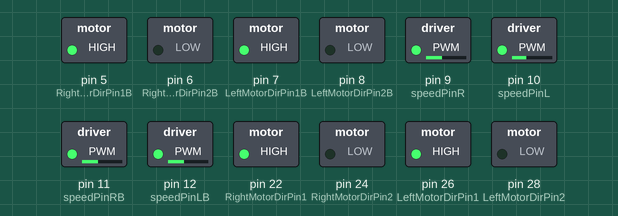
Simulated run of this sketch. Board: Arduino Mega 2560, built with avr-gcc and run on an emulated ATmega2560. Shown: switched loads named in the sketch (green lamp = pin HIGH).

Above: at 0.1 s.
At 5.9 s:
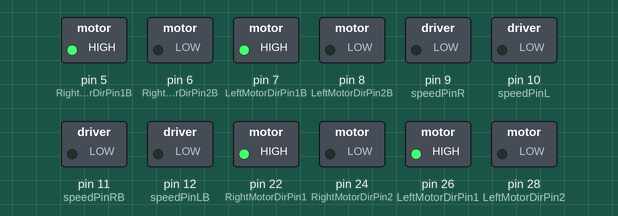
Timing chart, 0 to 7.4 s (numbered marks = the images above):
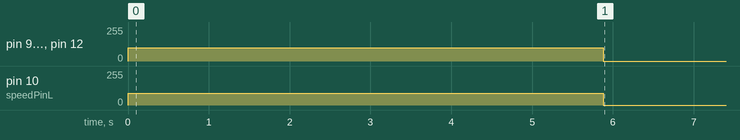

The sketch:

sample_drive.ino
```cpp
// (licence header left out)
#define SPEED 100
#define TURN_SPEED 100
#define speedPinR 9   //  Front Wheel PWM pin connect Model-Y M_B ENA
#define RightMotorDirPin1  22    //Front Right Motor direction pin 1 to Model-Y M_B IN1  (K1)
#define RightMotorDirPin2  24   //Front Right Motor direction pin 2 to Model-Y M_B IN2   (K1)
#define LeftMotorDirPin1  26    //Front Left Motor direction pin 1 to Model-Y M_B IN3 (K3)
#define LeftMotorDirPin2  28   //Front Left Motor direction pin 2 to Model-Y M_B IN4 (K3)
#define speedPinL 10   //  Front Wheel PWM pin connect Model-Y M_B ENB

#define speedPinRB 11   //  Rear Wheel PWM pin connect Left Model-Y M_A ENA
#define RightMotorDirPin1B  5    //Rear Right Motor direction pin 1 to Model-Y M_A IN1 ( K1)
#define RightMotorDirPin2B 6    //Rear Right Motor direction pin 2 to Model-Y M_A IN2 ( K1)
#define LeftMotorDirPin1B 7    //Rear Left Motor direction pin 1 to Model-Y M_A IN3  (K3)
#define LeftMotorDirPin2B 8  //Rear Left Motor direction pin 2 to Model-Y M_A IN4 (K3)
#define speedPinLB 12    //  Rear Wheel PWM pin connect Model-Y M_A ENB

#define DISTANCE_TO_TIME 58.8235294118 // inches to milliseconds

#define FORWARD 0
#define BACK 1
#define LEFT 2
#define RIGHT 3

void run_path(int direction[], double distance[], int steps) {
  for (int i = 0; i < steps; i++) {
    switch (direction[i]) {
      case FORWARD:
        go_advance(SPEED);
        break;
      case BACK:
        go_back(SPEED);
        break;
      case LEFT:
        left_turn(SPEED); //, SPEED, SPEED, SPEED);
        break;
      case RIGHT:
        right_turn(SPEED); //, SPEED, SPEED, SPEED);
        break;
      default:
        // error
        break;
    }
    delay(distance[i]*DISTANCE_TO_TIME);
    stop_Stop();
    delay(1000);
  }
}

/*motor control*/
void go_advance(int speed){
   RL_fwd(speed);
   RR_fwd(speed);
   FR_fwd(speed);
   FL_fwd(90);
}
void go_back(int speed){
   RL_bck(speed);
   RR_bck(speed);
   FR_bck(speed);
   FL_bck(speed);
}
void right_shift(int speed_fl_fwd,int speed_rl_bck ,int speed_rr_fwd,int speed_fr_bck) {
  FL_fwd(speed_fl_fwd);
  RL_bck(speed_rl_bck);
  RR_fwd(speed_rr_fwd);
  FR_bck(speed_fr_bck);
}
void left_shift(int speed_fl_bck,int speed_rl_fwd ,int speed_rr_bck,int speed_fr_fwd){
   FL_bck(speed_fl_bck);
   RL_fwd(speed_rl_fwd);
   RR_bck(speed_rr_bck);
   FR_fwd(speed_fr_fwd);
}
void right_turn(int speed){
  FL_fwd(speed);
  RL_fwd(speed);
  FR_bck(speed);
  RR_bck(speed);
}
void left_turn(int speed){
  FR_fwd(speed);
  RR_fwd(speed);
  FL_bck(speed);
  RL_bck(speed);
}

void FR_fwd(int speed)  //front-right wheel forward turn
{
  digitalWrite(RightMotorDirPin1,HIGH);
  digitalWrite(RightMotorDirPin2,LOW);
  analogWrite(speedPinR,speed);
}
void FR_bck(int speed) // front-right wheel backward turn
{
  digitalWrite(RightMotorDirPin1,LOW);
  digitalWrite(RightMotorDirPin2,HIGH);
  analogWrite(speedPinR,speed);
}
void FL_fwd(int speed) // front-left wheel forward turn
{
  digitalWrite(LeftMotorDirPin1,HIGH);
  digitalWrite(LeftMotorDirPin2,LOW);
  analogWrite(speedPinL,speed);
}
void FL_bck(int speed) // front-left wheel backward turn
{
  digitalWrite(LeftMotorDirPin1,LOW);
  digitalWrite(LeftMotorDirPin2,HIGH);
  analogWrite(speedPinL,speed);
}

void RR_fwd(int speed)  //rear-right wheel forward turn
{
  digitalWrite(RightMotorDirPin1B, HIGH);
  digitalWrite(RightMotorDirPin2B,LOW);
  analogWrite(speedPinRB,speed);
}
void RR_bck(int speed)  //rear-right wheel backward turn
{
  digitalWrite(RightMotorDirPin1B, LOW);
  digitalWrite(RightMotorDirPin2B,HIGH);
  analogWrite(speedPinRB,speed);
}
void RL_fwd(int speed)  //rear-left wheel forward turn
{
  digitalWrite(LeftMotorDirPin1B,HIGH);
  digitalWrite(LeftMotorDirPin2B,LOW);
  analogWrite(speedPinLB,speed);
}
void RL_bck(int speed)    //rear-left wheel backward turn
{
  digitalWrite(LeftMotorDirPin1B,LOW);
  digitalWrite(LeftMotorDirPin2B,HIGH);
  analogWrite(speedPinLB,speed);
}

void stop_Stop()    //Stop
{
  analogWrite(speedPinLB,0);
  analogWrite(speedPinRB,0);
  analogWrite(speedPinL,0);
  analogWrite(speedPinR,0);
}

//Pins initialize
void init_GPIO()
{
  pinMode(RightMotorDirPin1, OUTPUT);
  pinMode(RightMotorDirPin2, OUTPUT);
  pinMode(speedPinL, OUTPUT);

  pinMode(LeftMotorDirPin1, OUTPUT);
  pinMode(LeftMotorDirPin2, OUTPUT);
  pinMode(speedPinR, OUTPUT);
  pinMode(RightMotorDirPin1B, OUTPUT);
  pinMode(RightMotorDirPin2B, OUTPUT);
  pinMode(speedPinLB, OUTPUT);

  pinMode(LeftMotorDirPin1B, OUTPUT);
  pinMode(LeftMotorDirPin2B, OUTPUT);
  pinMode(speedPinRB, OUTPUT);

  stop_Stop();
}

void setup()
{
  init_GPIO();

  int direction[5] = {0, 2, 0, 3, 0};
  double distance[5] = {100.0, 5.0, 50.0, 5.0, 50.0};
  int steps = 1;
  run_path(direction, distance, steps);
}

void loop(){
}
```
